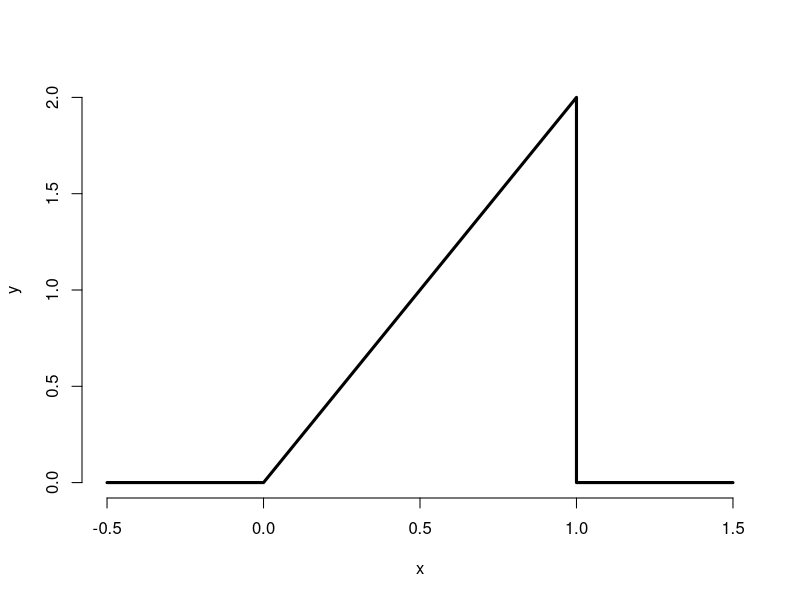

R code for this plot:
## ---- chunk 1
#Create the Right-Triangle Density
x <- c(-0.5,0,1,1,1.5)
y <- c(0,0,2,0,0)
plot(x, y, lwd =3, frame=FALSE, type="l")
